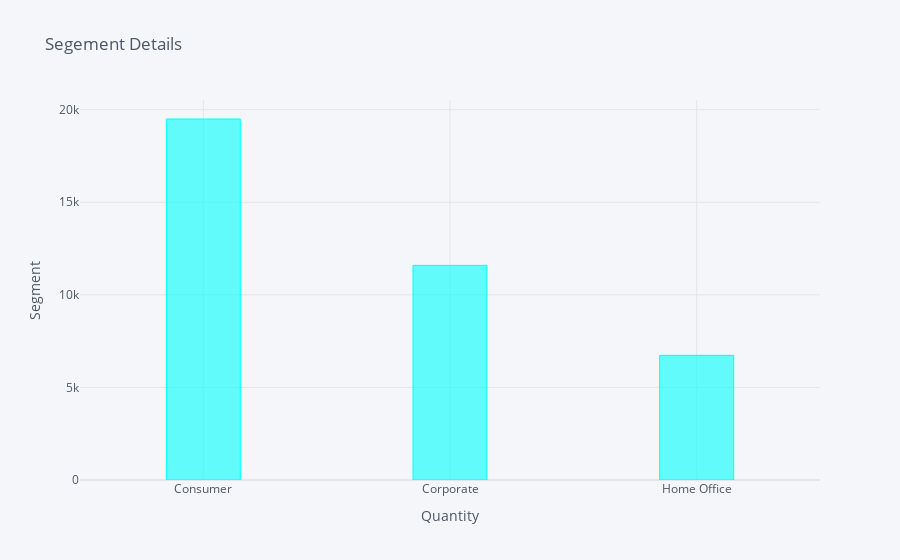

The notebook cell saved with this chart:
### Code cell
se_g.iplot(kind = 'bar', x= 'Segment', y = 'Quantity', title = 'Segement Details', yTitle='Segment', 
          xTitle='Quantity',color='aqua',bargap=0.7)

### Figure 1 — Plotly figure (JSON) as saved in the notebook; plotly's stock layout.template omitted (floating-point values rounded to 4 significant figures)
{"data": [{"marker": {"color": "rgba(0, 255, 255, 0.6)", "line": {"color": "rgba(0, 255, 255, 1.0)", "width": 1}}, "name": "Quantity", "orientation": "v", "text": "", "type": "bar", "x": ["Consumer", "Corporate", "Home Office"], "y": [19497, 11591, 6732]}], "layout": {"bargap": 0.7, "legend": {"bgcolor": "#F5F6F9", "font": {"color": "#4D5663"}}, "paper_bgcolor": "#F5F6F9", "plot_bgcolor": "#F5F6F9", "title": {"font": {"color": "#4D5663"}, "text": "Segement Details"}, "xaxis": {"gridcolor": "#E1E5ED", "showgrid": true, "tickfont": {"color": "#4D5663"}, "title": {"font": {"color": "#4D5663"}, "text": "Quantity"}, "zerolinecolor": "#E1E5ED"}, "yaxis": {"gridcolor": "#E1E5ED", "showgrid": true, "tickfont": {"color": "#4D5663"}, "title": {"font": {"color": "#4D5663"}, "text": "Segment"}, "zerolinecolor": "#E1E5ED"}}}
